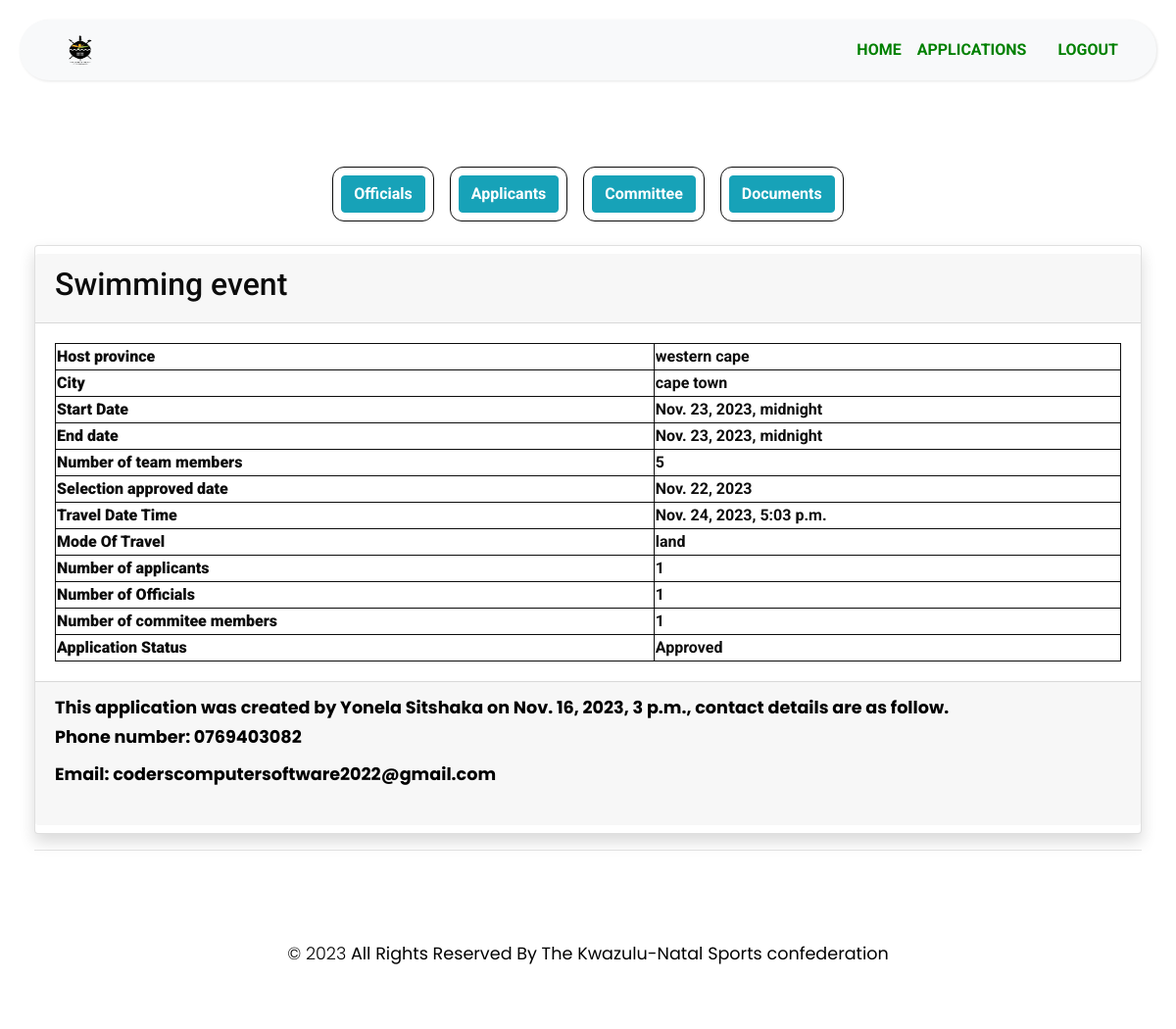
The app's page /Application_review/2 (signed in) with its own data.
### MyApp/models.py (models this page shows)
class Application(models.Model):
    ApplicationId = models.AutoField(primary_key=True)
    user = models.ForeignKey(User,blank=True,null=True,on_delete=models.CASCADE)
    FederationPersonel = models.ForeignKey(FederationPersonel,blank=True,null=True,on_delete=models.CASCADE)
    EventName = models.CharField(max_length=255)
    StartDate = models.DateTimeField(max_length=255)
    EndDate = models.DateTimeField(max_length=255)
    HostCity = models.CharField(max_length=255)
    HostProvince =models.CharField(max_length=255)
    ReportSubmitAgreement = models.BooleanField(default=False)
    NumberOfTeam = models.IntegerField()
    MethodOfSelection = models.CharField(max_length=255)
    SelectionApprovedDate = models.DateField(max_length=255)
    TravelDateTime = models.DateTimeField(max_length=255)
    ModeOfTravel = models.CharField(max_length=255)
    CodeOfConductAcceped = models.BooleanField(default=False)
    RegulationsInterestDeclaration  = models.CharField(max_length=300, default='NotProvided')
    RegulationsInterestDeclaration  = models.CharField(max_length=300, default='NotProvided')
    SelectionCriteriaProtocols = models.CharField(max_length=300, default='NotProvided')
    GeneralRegulationSelectionProcedure  =models.CharField(max_length=300, default='NotProvided')
    DocumentationOfSelectionSubmitted = models.CharField(max_length=300, default='NotProvided')
    TeamOfficialDuties = models.CharField(max_length=300, default='NotProvided')
    AcceptanceOfTeamAppointment = models.CharField(max_length=300, default='NotProvided')
    HighPerformancePlan = models.CharField(max_length=300, default='NotProvided')
    EventInvitation  = models.CharField(max_length=300, default='NotProvided')
    ApplicationDate  = models.DateTimeField(default=datetime.now())
    Step = models.CharField(max_length=255, default='start')
    ApplicationStatus = models.CharField(max_length=255, default='Oncreate')
    isHistory = models.BooleanField(default=False)
    DateCreated = models.DateTimeField(default=datetime.now())
    DeclineReason = models.TextField(blank=True, null=True)
    CancelReason = models.TextField(blank=True, null=True)
    ApparelLetters = models.CharField(max_length=300, blank=True, null=True)

class FederationPersonel(models.Model):
    PersonelId = models.AutoField(primary_key=True)
    user = models.ForeignKey(User,blank=True,null=True,on_delete=models.CASCADE)
    FederationName = models.CharField(max_length=255,blank=True,null=True)
    dateSelected = models.DateField(default=datetime.now())
    PersonelPhone = models.CharField(max_length=255)
    PersonelGender = models.CharField(max_length=6,null=True, blank=True)
    Status = models.CharField(max_length=20,default="Pending")

### MyApp/views.py (the view, shortened to what this page needs)
# urls.py: path('Application_review/<int:applicationId>',views.Application_review, name="Application_review"),
@login_required
def Application_review(request, applicationId):
    application = get_object_or_404(Application, pk=applicationId)
    represantatives = Represantative.objects.filter(application = application)
    CommitteeMembers = CommitteeMember.objects.filter(application = application)
    teamOfficials = TeamOfficial.objects.filter(application= application)
    numApplicants = ObjectsLength(represantatives)
    numOfficials = ObjectsLength(teamOfficials)
    numCommitee = ObjectsLength(CommitteeMembers)
    user = application.user
    fedPerson = get_object_or_404(FederationPersonel, user = user)
    if application.Step == 'Complete':
        application.Step = 'Application_review'
        application.save()
    if request.method == 'GET':
        return render(request, 'MyApp/Application_review.html', {"numCommitee":numCommitee,"numOfficials":numOfficials,"application":application,"represantatives":represantatives,"CommitteeMembers":CommitteeMembers,"teamOfficials":teamOfficials, "numApplicants":numApplicants, "FederationPersonel":fedPerson})

### MyApp/views.py (called while the page is built)
def ObjectsLength(list):
    numObjects = 0
    for item in list:
        numObjects += 1
    return numObjects

### MyApp/templates/MyApp/Application_review.html (shortened to what this page needs)
{% extends "MyApp/base.html" %}
{% block content %}
    {% load static %}
    <div class="row"  style="display:flex;justify-content:center; padding:1rem">
        <div style="padding:0.5rem;">
            <div style="padding:0.5rem; border:solid 1px; border-radius:12px">
                <a href="{% url 'Officials' applicationId=application.ApplicationId  %}" title="See officials page" class="btn btn-info">
                    <b>
                        Officials
                    </b>
                </a>
            </div>
        </div>
        <div style="padding:0.5rem;">
            <div style="padding:0.5rem; border:solid 1px; border-radius:12px">
                <a href="{% url 'Applcants' applicationId=application.ApplicationId  %}" title="See Applicants page" class="btn btn-info">
                    <b>
                        Applicants
                    </b>
                </a>
            </div>
        </div>
        <div style="padding:0.5rem;">
            <div style="padding:0.5rem; border:solid 1px; border-radius:12px">
                <a href="{% url 'Committee' applicationId=application.ApplicationId  %}" title="See Committee members page" class="btn btn-info">
                    <b>
                        Committee
                    </b>
                </a>
            </div>
        </div>
        <div style="padding:0.5rem;">
            <div style="padding:0.5rem; border:solid 1px; border-radius:12px">
                <a href="{% url 'Documents' applicationId=application.ApplicationId  %}" title="See documents page" class="btn btn-info">
                    <b>
                        Documents
                    </b>
                </a>
            </div>
        </div>
    </div>
<div class="container">
    <div>
        <div class=" " style="width:100%">
            <div class="card border-left-primary shadow h-100 py-2">
                <div class="card-header">
                    <h2>
                        {{application.EventName}}
                    </h2>
                </div>
                <div class="card-body">
                    <div class="no-gutters align-items-center">
                        <div class="col mr-2" style="">
                            <div class=" font-weight-bold" >
                                <table class="" >
                                    <tr>
                                        <td>
                                            <b>Host province</b>
                                        </td>
                                        <td>
                                            {{application.HostProvince}}
                                        </td>
                                    </tr>
                                    <tr >
                                        <td>
                                            <b>City</b>
                                        </td>
                                        <td>
                                            {{application.HostCity}}
                                        </td>
                                    </tr>
                                    <tr >
                                        <td>
                                            <b>Start Date</b>
                                        </td>
                                        <td>
                                            {{application.StartDate}}
                                        </td>
                                    </tr>
                                    <tr >
                                        <td>
                                            <b>End date</b>
                                        </td>
                                        <td>
                                            {{application.EndDate}}
                                        </td>
                                    </tr>
                                    <tr >
                                        <td>
                                            <b>Number of team members</b>
                                        </td>
                                        <td>
                                            {{application.NumberOfTeam}}
                                        </td>
                                    </tr>
                                    <tr >
                                        <td>
                                            <b>Selection approved date</b>
                                        </td>
                                        <td>
                                            {{application.SelectionApprovedDate}}
                                        </td>
                                    </tr>
                                    <tr >
                                        <td>
                                            <b>Travel Date Time</b>
                                        </td>
                                        <td>
                                            {{application.TravelDateTime}}
                                        </td>
                                    </tr>
                                    <tr >
                                        <td>
                                            <b>Mode Of Travel</b>
                                        </td>
                                        <td>
                                            {{application.ModeOfTravel}}
                                        </td>
                                    </tr>
                                    <tr >
                                        <td>
                                            <b>Number of applicants</b>
                                        </td>
                                        <td>
                                            {{numApplicants}}
                                        </td>
                                    </tr>
                                    <tr >
                                        <td>
                                            <b>Number of Officials</b>
                                        </td>
                                        <td>
                                            {{numOfficials}}
                                        </td>
                                    </tr>
                                    <tr >
                                        <td>
                                            <b>Number of commitee members</b>
                                        </td>
                                        <td>
                                            {{numCommitee}}
                                        </td>
                                    </tr>
                                    <tr >
                                        <td>
                                            <b>Application Status</b>
                                        </td>
                                        <td>
                                            {{application.ApplicationStatus}}
                                        </td>
                                    </tr>
                                </table>
                            </div>
                        </div>
                    </div>
                </div>
                {% if user.is_superuser == True%}
                    <div class="card-footer">
                        <div >
                            <p style="color:black" class="font-weight-bold ">
                                This application was created by {{application.user.first_name}} {{application.user.last_name}} on {{application.DateCreated}}, contact details are as follow.<br/>
                                <label>Phone number: {{FederationPersonel.PersonelPhone}}</label><br/>
                                <label>Email: {{application.user.email}}
                            </p>
                        </div>
                    </div>
                {% endif %}
            </div>
        </div>
    </div>
        <hr/>
</div>
{% endblock %}

### MyApp/static/manageProfile/css/style5.css (style rules this page uses)
body { font-family: 'Poppins', sans-serif; background: #fafafa; }
p { font-family: 'Poppins', sans-serif; font-size: 1.1em; font-weight: 300; line-height: 1.7em; color: #999; }
a, a:hover, a:focus { color: inherit; text-decoration: none; transition: all 0.3s; }

### MyApp/static/manageProfile/css1/style.css (style rules this page uses)
body { font-family: "Roboto", sans-serif; color: #0c0c0c; background-color: #ffffff; overflow-x: hidden; }
a, a:hover, a:focus { text-decoration: none; }
.btn, .btn:focus { outline: none !important; -webkit-box-shadow: none; box-shadow: none; }

### MyApp/static/manageProfile/css1/responsive.css (style rules this page uses)
@media (min-width: 1200px) { .container { max-width: 1170px; } }

### MyApp/templates/MyApp/Application_review.html (style rules this page uses)
table { border:solid 1px; width:100% }
tr { border:solid 1px }
td { border:solid 1px }

### records on screen
Application: EventName "Swimming event", HostProvince "western cape", HostCity "cape town", StartDate "Nov. 23, 2023, midnight", EndDate "Nov. 23, 2023, midnight", NumberOfTeam "5", SelectionApprovedDate "Nov. 22, 2023", TravelDateTime "Nov. 24, 2023, 5:03 p.m.", ModeOfTravel "land", ApplicationStatus "Approved", user.first_name "Yonela", user.last_name "Sitshaka", DateCreated "Nov. 16, 2023, 3 p.m.", user.email "coderscomputersoftware2022@gmail.com"
FederationPersonel: PersonelPhone "0769403082"

### other values on screen
{{ numApplicants }} "1"
{{ numOfficials }} "1"
{{ numCommitee }} "1"
